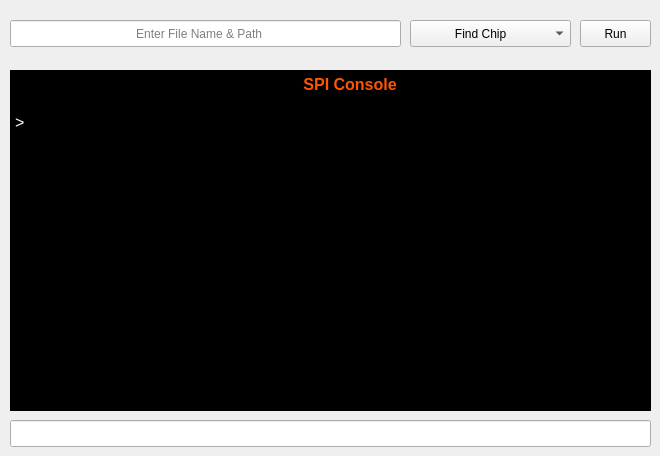
    <widget class="QWidget" name="tab_SPI">
     <attribute name="title">
      <string>     SPI     </string>
     </attribute>
     <widget class="QTextEdit" name="SPI_Console">
      <property name="geometry">
       <rect>
        <x>10</x>
        <y>70</y>
        <width>641</width>
        <height>341</height>
       </rect>
      </property>
      <property name="palette">
       <palette>
        <active>
         <colorrole role="WindowText">
          <brush brushstyle="SolidPattern">
           <color alpha="255">
            <red>255</red>
            <green>255</green>
            <blue>255</blue>
           </color>
          </brush>
         </colorrole>
         <colorrole role="Button">
          <brush brushstyle="SolidPattern">
           <color alpha="255">
            <red>0</red>
            <green>0</green>
            <blue>0</blue>
           </color>
          </brush>
         </colorrole>
         <colorrole role="Light">
          <brush brushstyle="SolidPattern">
           <color alpha="255">
            <red>0</red>
            <green>0</green>
            <blue>0</blue>
           </color>
          </brush>
         </colorrole>
         <colorrole role="Midlight">
          <brush brushstyle="SolidPattern">
           <color alpha="255">
            <red>0</red>
            <green>0</green>
            <blue>0</blue>
           </color>
          </brush>
         </colorrole>
         <colorrole role="Dark">
          <brush brushstyle="SolidPattern">
           <color alpha="255">
            <red>0</red>
            <green>0</green>
            <blue>0</blue>
           </color>
          </brush>
         </colorrole>
         <colorrole role="Mid">
          <brush brushstyle="SolidPattern">
           <color alpha="255">
            <red>0</red>
            <green>0</green>
            <blue>0</blue>
           </color>
          </brush>
         </colorrole>
         <colorrole role="Text">
          <brush brushstyle="SolidPattern">
           <color alpha="255">
            <red>255</red>
            <green>255</green>
            <blue>255</blue>
           </color>
          </brush>
         </colorrole>
         <colorrole role="BrightText">
          <brush brushstyle="SolidPattern">
           <color alpha="255">
            <red>255</red>
            <green>255</green>
            <blue>255</blue>
           </color>
          </brush>
         </colorrole>
         <colorrole role="ButtonText">
          <brush brushstyle="SolidPattern">
           <color alpha="255">
            <red>255</red>
            <green>255</green>
            <blue>255</blue>
           </color>
          </brush>
         </colorrole>
         <colorrole role="Base">
          <brush brushstyle="SolidPattern">
           <color alpha="255">
            <red>0</red>
            <green>0</green>
            <blue>0</blue>
           </color>
          </brush>
         </colorrole>
         <colorrole role="Window">
          <brush brushstyle="SolidPattern">
           <color alpha="255">
            <red>0</red>
            <green>0</green>
            <blue>0</blue>
           </color>
          </brush>
         </colorrole>
         <colorrole role="Shadow">
          <brush brushstyle="SolidPattern">
           <color alpha="255">
            <red>0</red>
            <green>0</green>
            <blue>0</blue>
           </color>
          </brush>
         </colorrole>
         <colorrole role="AlternateBase">
          <brush brushstyle="SolidPattern">
           <color alpha="255">
            <red>0</red>
            <green>0</green>
            <blue>0</blue>
           </color>
          </brush>
         </colorrole>
         <colorrole role="ToolTipBase">
          <brush brushstyle="SolidPattern">
           <color alpha="255">
            <red>255</red>
            <green>255</green>
            <blue>220</blue>
           </color>
          </brush>
         </colorrole>
         <colorrole role="ToolTipText">
          <brush brushstyle="SolidPattern">
           <color alpha="255">
            <red>0</red>
            <green>0</green>
            <blue>0</blue>
           </color>
          </brush>
         </colorrole>
        </active>
        <inactive>
         <colorrole role="WindowText">
          <brush brushstyle="SolidPattern">
           <color alpha="255">
            <red>255</red>
            <green>255</green>
            <blue>255</blue>
           </color>
          </brush>
         </colorrole>
         <colorrole role="Button">
          <brush brushstyle="SolidPattern">
           <color alpha="255">
            <red>0</red>
            <green>0</green>
            <blue>0</blue>
           </color>
          </brush>
         </colorrole>
         <colorrole role="Light">
          <brush brushstyle="SolidPattern">
           <color alpha="255">
            <red>0</red>
            <green>0</green>
            <blue>0</blue>
           </color>
          </brush>
         </colorrole>
         <colorrole role="Midlight">
          <brush brushstyle="SolidPattern">
           <color alpha="255">
            <red>0</red>
            <green>0</green>
            <blue>0</blue>
           </color>
          </brush>
         </colorrole>
         <colorrole role="Dark">
          <brush brushstyle="SolidPattern">
           <color alpha="255">
            <red>0</red>
            <green>0</green>
            <blue>0</blue>
           </color>
          </brush>
         </colorrole>
         <colorrole role="Mid">
          <brush brushstyle="SolidPattern">
           <color alpha="255">
            <red>0</red>
            <green>0</green>
            <blue>0</blue>
           </color>
          </brush>
         </colorrole>
         <colorrole role="Text">
          <brush brushstyle="SolidPattern">
           <color alpha="255">
            <red>255</red>
            <green>255</green>
            <blue>255</blue>
           </color>
          </brush>
         </colorrole>
         <colorrole role="BrightText">
          <brush brushstyle="SolidPattern">
           <color alpha="255">
            <red>255</red>
            <green>255</green>
            <blue>255</blue>
           </color>
          </brush>
         </colorrole>
         <colorrole role="ButtonText">
          <brush brushstyle="SolidPattern">
           <color alpha="255">
            <red>255</red>
            <green>255</green>
            <blue>255</blue>
           </color>
          </brush>
         </colorrole>
         <colorrole role="Base">
          <brush brushstyle="SolidPattern">
           <color alpha="255">
            <red>0</red>
            <green>0</green>
            <blue>0</blue>
           </color>
          </brush>
         </colorrole>
         <colorrole role="Window">
          <brush brushstyle="SolidPattern">
           <color alpha="255">
            <red>0</red>
            <green>0</green>
            <blue>0</blue>
           </color>
          </brush>
         </colorrole>
         <colorrole role="Shadow">
          <brush brushstyle="SolidPattern">
           <color alpha="255">
            <red>0</red>
            <green>0</green>
            <blue>0</blue>
           </color>
          </brush>
         </colorrole>
         <colorrole role="AlternateBase">
          <brush brushstyle="SolidPattern">
           <color alpha="255">
            <red>0</red>
            <green>0</green>
            <blue>0</blue>
           </color>
          </brush>
         </colorrole>
         <colorrole role="ToolTipBase">
          <brush brushstyle="SolidPattern">
           <color alpha="255">
            <red>255</red>
            <green>255</green>
            <blue>220</blue>
           </color>
          </brush>
         </colorrole>
         <colorrole role="ToolTipText">
          <brush brushstyle="SolidPattern">
           <color alpha="255">
            <red>0</red>
            <green>0</green>
            <blue>0</blue>
           </color>
          </brush>
         </colorrole>
        </inactive>
        <disabled>
         <colorrole role="WindowText">
          <brush brushstyle="SolidPattern">
           <color alpha="255">
            <red>0</red>
            <green>0</green>
            <blue>0</blue>
           </color>
          </brush>
         </colorrole>
         <colorrole role="Button">
          <brush brushstyle="SolidPattern">
           <color alpha="255">
            <red>0</red>
            <green>0</green>
            <blue>0</blue>
           </color>
          </brush>
         </colorrole>
         <colorrole role="Light">
          <brush brushstyle="SolidPattern">
           <color alpha="255">
            <red>0</red>
            <green>0</green>
            <blue>0</blue>
           </color>
          </brush>
         </colorrole>
         <colorrole role="Midlight">
          <brush brushstyle="SolidPattern">
           <color alpha="255">
            <red>0</red>
            <green>0</green>
            <blue>0</blue>
           </color>
          </brush>
         </colorrole>
         <colorrole role="Dark">
          <brush brushstyle="SolidPattern">
           <color alpha="255">
            <red>0</red>
            <green>0</green>
            <blue>0</blue>
           </color>
          </brush>
         </colorrole>
         <colorrole role="Mid">
          <brush brushstyle="SolidPattern">
           <color alpha="255">
            <red>0</red>
            <green>0</green>
            <blue>0</blue>
           </color>
          </brush>
         </colorrole>
         <colorrole role="Text">
          <brush brushstyle="SolidPattern">
           <color alpha="255">
            <red>0</red>
            <green>0</green>
            <blue>0</blue>
           </color>
          </brush>
         </colorrole>
         <colorrole role="BrightText">
          <brush brushstyle="SolidPattern">
           <color alpha="255">
            <red>255</red>
            <green>255</green>
            <blue>255</blue>
           </color>
          </brush>
         </colorrole>
         <colorrole role="ButtonText">
          <brush brushstyle="SolidPattern">
           <color alpha="255">
            <red>0</red>
            <green>0</green>
            <blue>0</blue>
           </color>
          </brush>
         </colorrole>
         <colorrole role="Base">
          <brush brushstyle="SolidPattern">
           <color alpha="255">
            <red>0</red>
            <green>0</green>
            <blue>0</blue>
           </color>
          </brush>
         </colorrole>
         <colorrole role="Window">
          <brush brushstyle="SolidPattern">
           <color alpha="255">
            <red>0</red>
            <green>0</green>
            <blue>0</blue>
           </color>
          </brush>
         </colorrole>
         <colorrole role="Shadow">
          <brush brushstyle="SolidPattern">
           <color alpha="255">
            <red>0</red>
            <green>0</green>
            <blue>0</blue>
           </color>
          </brush>
         </colorrole>
         <colorrole role="AlternateBase">
          <brush brushstyle="SolidPattern">
           <color alpha="255">
            <red>0</red>
            <green>0</green>
            <blue>0</blue>
           </color>
          </brush>
         </colorrole>
         <colorrole role="ToolTipBase">
          <brush brushstyle="SolidPattern">
           <color alpha="255">
            <red>255</red>
            <green>255</green>
            <blue>220</blue>
           </color>
          </brush>
         </colorrole>
         <colorrole role="ToolTipText">
          <brush brushstyle="SolidPattern">
           <color alpha="255">
            <red>0</red>
            <green>0</green>
            <blue>0</blue>
           </color>
          </brush>
         </colorrole>
        </disabled>
       </palette>
      </property>
      <property name="html">
       <string>&lt;!DOCTYPE HTML PUBLIC &quot;-//W3C//DTD HTML 4.0//EN&quot; &quot;http://www.w3.org/TR/REC-html40/strict.dtd&quot;&gt;
&lt;html&gt;&lt;head&gt;&lt;meta name=&quot;qrichtext&quot; content=&quot;1&quot; /&gt;&lt;style type=&quot;text/css&quot;&gt;
p, li { white-space: pre-wrap; }
&lt;/style&gt;&lt;/head&gt;&lt;body style=&quot; font-family:'Ubuntu'; font-size:11pt; font-weight:400; font-style:normal;&quot;&gt;
&lt;p style=&quot; margin-top:0px; margin-bottom:0px; margin-left:0px; margin-right:0px; -qt-block-indent:0; text-indent:0px;&quot;&gt;&lt;span style=&quot; font-size:12pt; font-weight:600; color:#ff5500;&quot;&gt;                                                                 SPI Console&lt;/span&gt;&lt;/p&gt;
&lt;p style=&quot;-qt-paragraph-type:empty; margin-top:0px; margin-bottom:0px; margin-left:0px; margin-right:0px; -qt-block-indent:0; text-indent:0px; font-size:12pt; font-weight:600; color:#ff5500;&quot;&gt;&lt;br /&gt;&lt;/p&gt;
&lt;p style=&quot; margin-top:0px; margin-bottom:0px; margin-left:0px; margin-right:0px; -qt-block-indent:0; text-indent:0px;&quot;&gt;&lt;span style=&quot; font-size:12pt; color:#ffffff;&quot;&gt;&amp;gt;&lt;/span&gt;&lt;/p&gt;
&lt;p style=&quot;-qt-paragraph-type:empty; margin-top:0px; margin-bottom:0px; margin-left:0px; margin-right:0px; -qt-block-indent:0; text-indent:0px; font-size:12pt; color:#ffffff;&quot;&gt;&lt;br /&gt;&lt;/p&gt;&lt;/body&gt;&lt;/html&gt;</string>
      </property>
     </widget>
     <widget class="QLineEdit" name="SPI_FilePath">
      <property name="geometry">
       <rect>
        <x>10</x>
        <y>20</y>
        <width>391</width>
        <height>27</height>
       </rect>
      </property>
      <property name="placeholderText">
       <string>                                     Enter File Name &amp; Path</string>
      </property>
     </widget>
     <widget class="QComboBox" name="SPI_OperationComboBox">
      <property name="geometry">
       <rect>
        <x>410</x>
        <y>20</y>
        <width>161</width>
        <height>27</height>
       </rect>
      </property>
      <item>
       <property name="text">
        <string>            Find Chip</string>
       </property>
      </item>
      <item>
       <property name="text">
        <string>               Read</string>
       </property>
      </item>
      <item>
       <property name="text">
        <string>               Write</string>
       </property>
      </item>
      <item>
       <property name="text">
        <string>               Erase</string>
       </property>
      </item>
     </widget>
     <widget class="QPushButton" name="SPI_RunButton">
      <property name="geometry">
       <rect>
        <x>580</x>
        <y>20</y>
        <width>71</width>
        <height>27</height>
       </rect>
      </property>
      <property name="text">
       <string>Run</string>
      </property>
     </widget>
     <widget class="QLineEdit" name="SPI_CustomCmd">
      <property name="geometry">
       <rect>
        <x>10</x>
        <y>420</y>
        <width>641</width>
        <height>27</height>
       </rect>
      </property>
      <property name="text">
       <string> </string>
      </property>
      <property name="placeholderText">
       <string notr="true"/>
      </property>
     </widget>
    </widget>
